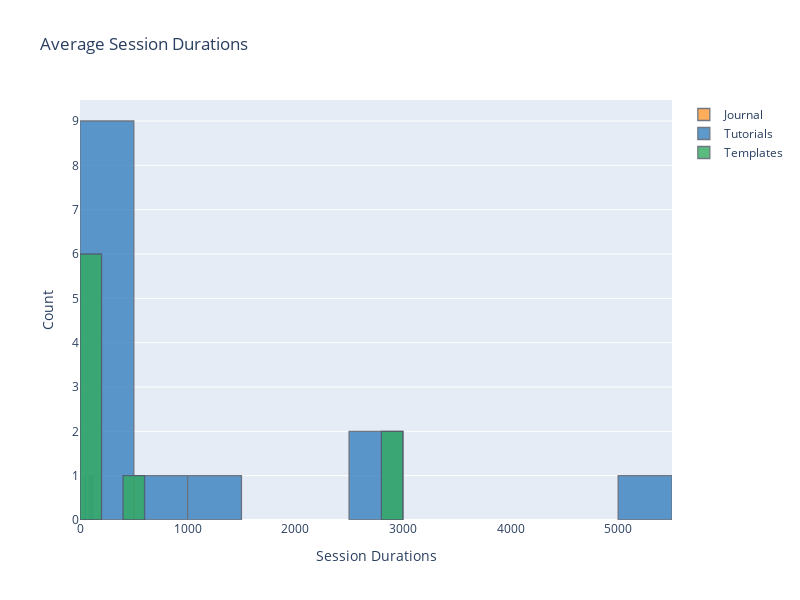

This figure's notebook cell:
### Code cell
layout = cf.Layout(
    height = 600,
    width = 800,
    yaxis = dict(
        title = 'Count'),
    xaxis = dict(
        title = 'Seconds'),
    title = 'Average Session Durations'
)

df3["Journal"]=df3[df3["Landing Page"]=="journal"]["Avg Session Duration"]
df3["Tutorials"]=df3[df3["Landing Page"]=="tutorials"]["Avg Session Duration"]
df3["Templates"]=df3[df3["Landing Page"]=="templates"]["Avg Session Duration"]
df3[["Journal","Tutorials","Templates"]].iplot(asFigure=True,kind="histogram", bins=20, theme="white", title="Average Session Durations",
         xTitle='Session Durations', yTitle='Count', layout=layout)

### Figure 1 — Plotly figure (JSON) as saved in the notebook; plotly's stock layout.template omitted (floating-point values rounded to 4 significant figures)
{"data": [{"histfunc": "count", "histnorm": "", "marker": {"color": "rgba(255, 153, 51, 1.0)", "line": {"color": "#4D5663", "width": 1.3}}, "name": "Journal", "nbinsx": 20, "opacity": 0.8, "orientation": "v", "type": "histogram", "x": [87.92, null, 48.8, 103.2, null, null, null, null, null, null, null, null, null, null, null, null, null, null, 123.4, null, null, null, null, null, null, null, null]}, {"histfunc": "count", "histnorm": "", "marker": {"color": "rgba(55, 128, 191, 1.0)", "line": {"color": "#4D5663", "width": 1.3}}, "name": "Tutorials", "nbinsx": 20, "opacity": 0.8, "orientation": "v", "type": "histogram", "x": [null, 41.9, null, null, null, null, 79.2, null, 87.53, 1334.0, null, 63.48, 549.5, 5210.0, 375.9, 432.5, 46.23, null, null, 41.35, null, null, 213.2, 2934, null, null, 2957]}, {"histfunc": "count", "histnorm": "", "marker": {"color": "rgba(50, 171, 96, 1.0)", "line": {"color": "#4D5663", "width": 1.3}}, "name": "Templates", "nbinsx": 20, "opacity": 0.8, "orientation": "v", "type": "histogram", "x": [null, null, null, null, 55.77, 192.5, null, 64.91, null, null, 87.6, null, null, null, null, null, null, 108.3, null, null, 584.3, 35.38, null, null, 2913, 2933, null]}], "layout": {"barmode": "overlay", "height": 600, "title": {"text": "Average Session Durations"}, "width": 800, "xaxis": {"autorange": true, "range": [0, 5500], "title": {"text": "Session Durations"}, "type": "linear"}, "yaxis": {"autorange": true, "range": [0, 9.474], "title": {"text": "Count"}}}}
